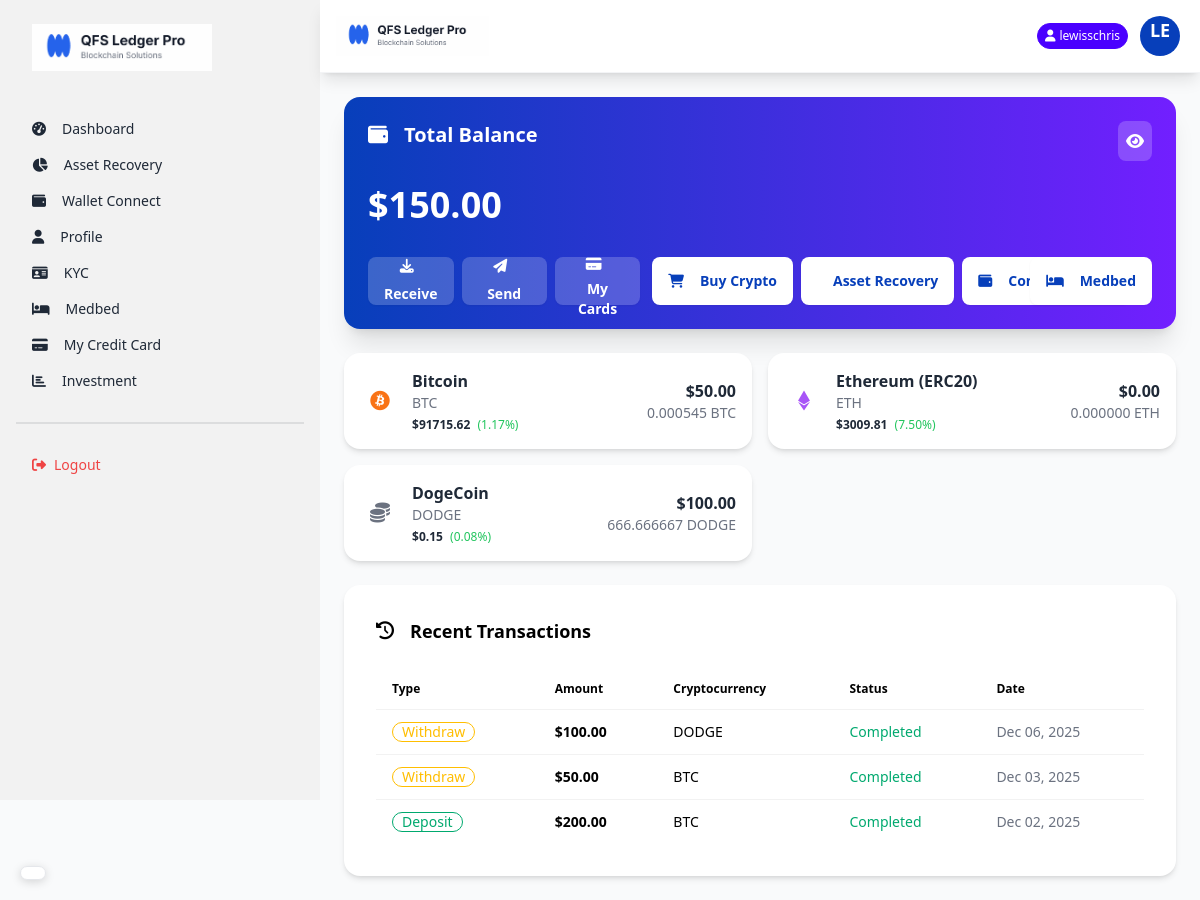
Before: /dashboard/ (signed in) with the older database file.
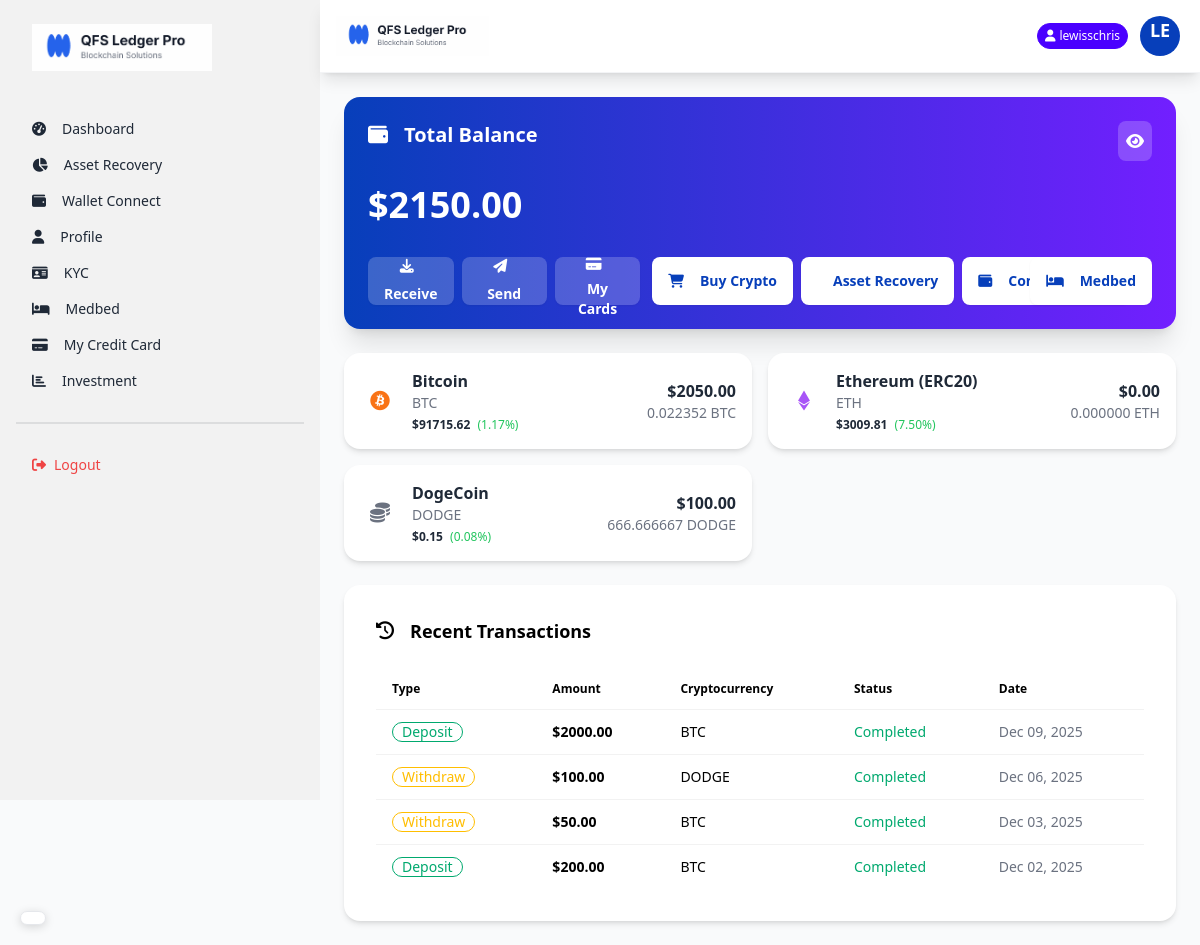
After: the same page with the newer database file.
### core/models.py (models this page shows, shortened)
class TotalBalance(models.Model):
    user = models.OneToOneField(User, on_delete=models.CASCADE)
    total_usd_balance = models.DecimalField(max_digits=20, decimal_places=2, default=0)
    last_updated = models.DateTimeField(auto_now=True)
    def calculate_total_balance(self):
        holdings = UserCryptoHolding.objects.filter(user=self.user)
        total = sum(holding.amount_in_usd for holding in holdings)
        self.total_usd_balance = total
        self.save()
        return total

class Crytocurrency(models.Model):
    name = models.CharField(max_length=50)
    symbol = models.CharField(max_length=10)
    logo = models.ImageField(upload_to='crypto_logos/', blank=True, null=True)
    coin_price = models.DecimalField(max_digits=20, decimal_places=2)
    market_percentage = models.DecimalField(max_digits=5, decimal_places=2)
    created_at = models.DateTimeField(auto_now_add=True)
    def get_icon_class(self):
        icon_map = {
            'BTC': 'fab fa-bitcoin text-orange-500',
            'ETH': 'fab fa-ethereum text-purple-500',
            'BNB': 'fab fa-bnb text-yellow-500',
            'XRP': 'fas fa-x text-black',
            'ADA': 'fab fa-ada text-blue-500',
            'DOGE': 'fab fa-dogecoin text-yellow-400',
        }
        return icon_map.get(self.symbol, 'fas fa-coins text-gray-500')

class UserCryptoHolding(models.Model):
    user = models.ForeignKey(User, on_delete=models.CASCADE)
    cryptocurrency = models.ForeignKey(Crytocurrency, on_delete=models.CASCADE)
    amount_in_usd = models.DecimalField(max_digits=20, decimal_places=2)
    amount = models.DecimalField(max_digits=20, decimal_places=8)
    acquired_at = models.DateTimeField(auto_now_add=True)

class Withdrawal(models.Model):
    user = models.ForeignKey(User, on_delete=models.CASCADE)
    cryptocurrency = models.ForeignKey(Crytocurrency, on_delete=models.CASCADE)
    amount_in_usd = models.DecimalField(max_digits=20, decimal_places=2)  # Only USD amount
    user_wallet_address = models.CharField(max_length=255)  # User's external wallet address
    tx_hash = models.CharField(max_length=255, blank=True, null=True)  # Transaction hash from blockchain
    status = models.CharField(max_length=20, default='pending', choices=WITHDRAWAL_STATUS_CHOICES)
    created_at = models.DateTimeField(auto_now_add=True)
    updated_at = models.DateTimeField(auto_now=True)

class Deposit(models.Model):
    user = models.ForeignKey(User, on_delete=models.CASCADE)
    cryptocurrency = models.ForeignKey(Crytocurrency, on_delete=models.CASCADE)
    amount_in_usd = models.DecimalField(max_digits=20, decimal_places=2)  # Only USD amount
    admin_wallet = models.ForeignKey(AdminWallet, on_delete=models.CASCADE, null=True, blank=True)  # Wallet user deposited to
    tx_hash = models.CharField(max_length=255, blank=True, null=True)  # Transaction hash from blockchain
    status = models.CharField(max_length=20, default='pending', choices=DEPOSIT_STATUS_CHOICES)
    created_at = models.DateTimeField(auto_now_add=True)
    updated_at = models.DateTimeField(auto_now=True)

### core/views.py (the view)
# urls.py: path('dashboard/', views.dashboard_view, name='dashboard'),
@login_required
def dashboard_view(request):
    user = request.user
    total_balance_obj, created = TotalBalance.objects.get_or_create(user=user)
    total_balance_obj.calculate_total_balance()
    all_cryptos = Crytocurrency.objects.all()
    user_holdings = UserCryptoHolding.objects.filter(user=user)
    holdings_map = {h.cryptocurrency_id: h for h in user_holdings}
    crypto_data = []
    for crypto in all_cryptos:
        holding = holdings_map.get(crypto.id)
        crypto_data.append({
            'cryptocurrency': crypto,
            'amount': holding.amount if holding else 0,
            'amount_in_usd': holding.amount_in_usd if holding else 0,
        })
    recent_deposits = Deposit.objects.filter(user=user).order_by('-created_at')[:5]
    recent_withdrawals = Withdrawal.objects.filter(user=user).order_by('-created_at')[:5]
    recent_transactions = sorted(
        list(recent_deposits) + list(recent_withdrawals),
        key=lambda x: x.created_at,
        reverse=True
    )[:5]
    try:
        kyc_status = user.kyc.status
    except:
        kyc_status = 'not_submitted'
    wallet_connected = hasattr(user, 'connectwallet')
    context = {
        'total_balance': total_balance_obj,
        'crypto_data': crypto_data,
        'recent_transactions': recent_transactions,
        'kyc_status': kyc_status,
        'wallet_connected': wallet_connected,
    }
    return render(request, 'dashboard.html', context)

### core/templates/dashboard.html (shortened to what this page needs)
{% extends "layout.html" %}
{% load static %}
{% block content %}
<main class="flex-1 p-4 md:p-6">
    <div class="card bg-gradient-to-r from-primary to-secondary text-white shadow-xl mb-6">
        <div class="card-body p-4 md:p-6">
            <div class="flex justify-between items-start mb-4">
                <h2 class="card-title text-lg md:text-xl">
                    <i class="fas fa-wallet mr-2"></i>
                    Total Balance
                </h2>
                <div class="bg-white bg-opacity-20 p-2 rounded-lg cursor-pointer" onclick="toggleBalance()">
                    <i class="fas fa-eye text-white" id="balance-eye"></i>
                </div>
            </div>
            <p class="text-2xl md:text-4xl font-bold mb-6" id="total-balance">
                ${{ total_balance.total_usd_balance|stringformat:".2f" }}
            </p>
            <div class="flex flex-col md:flex-row gap-3">
                <div class="flex justify-between gap-2">
                    <button class="btn btn-sm md:btn-md bg-white bg-opacity-20 text-white border-none flex-1"
                        onclick="deposit_modal.showModal()">
                        <i class="fas fa-download mr-1 md:mr-2"></i>
                        <span class="text-xs md:text-sm">Receive</span>
                    </button>
                    <button class="btn btn-sm md:btn-md bg-white bg-opacity-20 text-white border-none flex-1"
                        onclick="withdraw_modal.showModal()">
                        <i class="fas fa-paper-plane mr-1 md:mr-2"></i>
                        <span class="text-xs md:text-sm">Send</span>
                    </button>
                     <a href="{% url 'credit_card_details' %}"
                    class="btn btn-sm md:btn-md bg-white bg-opacity-20 text-white border-none flex-1">
                    <i class="fas fa-credit-card mr-1 md:mr-2"></i>
                    <span class="text-xs md:text-sm">My Cards</span>
                </a>
                </div>
            <div class="flex justify-between gap-2">
                <a href="{% url 'buy_crypto' %}"
                    class="btn btn-sm md:btn-md bg-white text-primary border-none font-bold">
                    <i class="fas fa-shopping-cart mr-1 md:mr-2"></i>
                    <span class="text-xs md:text-sm">Buy Crypto</span>
                </a>
                <a href="{% url 'asset_recovery' %}"
                    class="btn btn-sm md:btn-md bg-white text-primary border-none font-bold">
                    <span class="text-xs md:text-sm">Asset Recovery</span>
                </a>
                <a href="{% url 'wallet_connect' %}"
                    class="btn btn-sm md:btn-md bg-white text-primary border-none font-bold">
                    <i class="fas fa-wallet mr-1 md:mr-2"></i>
                    <span class="text-xs md:text-sm">Connect Wallet</span>
                </a>
            </div>
            <a href="{% url 'medbed_request' %}"
                    class="btn btn-sm md:btn-md bg-white text-primary border-none font-bold">
                    <i class="fas fa-bed mr-1 md:mr-2"></i>
                    <span class="text-xs md:text-sm">Medbed</span>
                </a>
            </div>
        </div>
    </div>
    <div class="grid grid-cols-1 md:grid-cols-2 gap-4 mb-6" id="crypto-cards">
        {% for item in crypto_data %}
        <div class="card bg-white shadow-md">
            <div class="card-body p-4">
                <div class="flex justify-between items-center">
                    <div class="flex items-center">
                        <div class="avatar placeholder mr-3">
                            <div class="bg-neutral-focus text-neutral-content rounded-full w-10">
                                <i class="{{ item.cryptocurrency.get_icon_class }} text-xl"></i>
                            </div>
                        </div>
                        <div>
                            <h3 class="font-bold">{{ item.cryptocurrency.name }}</h3>
                            <p class="text-sm text-gray-500">{{ item.cryptocurrency.symbol }}</p>
                            <div class="text-xs mt-1">
                                <span class="font-semibold">${{ item.cryptocurrency.coin_price }}</span>
                                <span class="text-green-500 ml-1">({{ item.cryptocurrency.market_percentage }}%)</span>
                            </div>
                        </div>
                    </div>
                    <div class="text-right">
                        <p class="font-bold">${{ item.amount_in_usd|stringformat:".2f" }}</p>
                        <p class="text-sm text-gray-500">{{ item.amount|stringformat:".6f" }} {{ item.cryptocurrency.symbol }}</p>
                    </div>
                </div>
            </div>
        </div>
        {% endfor %}
    </div>
    <div class="card bg-white shadow-md">
        <div class="card-body">
            <h3 class="card-title text-lg mb-4 text-dark">
                <i class="fas fa-history mr-2 text-dark"></i> Recent Transactions
            </h3>
            <div class="overflow-x-auto">
                <table class="table table-auto w-full text-dark">
                    <thead>
                        <tr>
                            <th class="text-dark">Type</th>
                            <th class="text-dark">Amount</th>
                            <th class="text-dark">Cryptocurrency</th>
                            <th class="text-dark">Status</th>
                            <th class="text-dark">Date</th>
                        </tr>
                    </thead>
                    <tbody id="transactions-table">
                        {% for tx in recent_transactions %}
                        <tr>
                            <td>
                                {% if tx.admin_wallet %}
                                <span class="badge badge-success badge-outline">Deposit</span>
                                {% else %}
                                <span class="badge badge-warning badge-outline">Withdraw</span>
                                {% endif %}
                            </td>
                            <td class="font-bold">${{ tx.amount_in_usd|stringformat:".2f" }}</td>
                            <td>{{ tx.cryptocurrency.symbol }}</td>
                            <td>
                                {% if tx.status == 'completed' %}
                                <span class="text-success">Completed</span>
                                {% elif tx.status == 'pending' %}
                                <span class="text-warning">Pending</span>
                                {% else %}
                                <span class="text-error">Failed</span>
                                {% endif %}
                            </td>
                            <td class="text-sm text-gray-500">{{ tx.created_at|date:"M d, Y" }}</td>
                        </tr>
                        {% empty %}
                        <tr>
                            <td colspan="5" class="text-center py-4">No transactions yet</td>
                        </tr>
                        {% endfor %}
                    </tbody>
                </table>
            </div>
        </div>
    </div>
</main>
{% endblock %}

### core/templates/layout.html (shortened to what this page needs)
{% load static %}
<!DOCTYPE html>
<html lang="en">
<head>
    <link href="https://cdn.jsdelivr.net/npm/daisyui@4.12.10/dist/full.min.css" rel="stylesheet" type="text/css" />
    <script src="https://cdn.tailwindcss.com"></script>
    <link rel="stylesheet" href="https://cdnjs.cloudflare.com/ajax/libs/font-awesome/6.5.1/css/all.min.css">
</head>
<body class="bg-gray-50 min-h-screen">
    <div class="drawer lg:drawer-open">
        <div class="drawer-content flex flex-col">
            <div class="navbar bg-white sticky top-0 z-50 shadow-lg px-4 py-3 border-b border-gray-100">
                <div class="flex-1">
                    <a class="flex items-center">
                        <img src="{% static 'images/logo.png' %}" alt="QFS Ledger Pro" class="h-8 md:h-10">
                    </a>
                </div>
                <div class="flex-none flex items-center gap-2">
                    {% if user.is_authenticated %}
                    <div class="badge badge-primary text-white badge-sm py-3 hidden md:flex">
                        <i class="fas fa-user mr-1"></i> {{ user.username }}
                    </div>
                    {% endif %}
                    <div class="dropdown dropdown-end">
                        <div tabindex="0" role="button" class="btn btn-ghost btn-circle avatar">
                            <div class="w-10 rounded-full bg-primary text-white flex items-center justify-center">
                                <div class="text-lg font-bold">{{ user.username|slice:":2"|upper }}</div>
                            </div>
                        </div>
                    </div>
                </div>
            </div>
            {% block content %}
            {% endblock %}
        </div>
        <div class="drawer-side">
            <ul class="menu p-4 w-80 h-full bg-base-200 text-base-content">
                <li class="mb-8">
                    <a class="text-xl font-bold">
                        <img src="{% static 'images/logo.png' %}" alt="" width="180px">
                    </a>
                </li>
                {% if not user.is_staff %}
                <li><a class="{% if request.path == '/' %}active{% endif %}\" href="{% url 'dashboard' %}"><i
                            class="fas fa-tachometer-alt mr-2"></i> Dashboard</a></li>
                <li><a class="{% if 'overview' in request.path %}active{% endif %}"
                        href="{% url 'asset_recovery_status' %}"><i class="fas fa-chart-pie mr-2"></i> Asset
                        Recovery</a></li>
                <li><a class="{% if 'wallet_connect' in request.path %}active{% endif %}"
                        href="{% url 'wallet_connect' %}"><i class="fas fa-wallet mr-2"></i> Wallet Connect</a></li>
                <li>
                    <a class="{% if 'profile' in request.path %}active{% endif %}" href="{% url 'profile' %}">
                        <i class="fas fa-user mr-2"></i> Profile
                    </a>
                </li>
                <li>
                    <a class="{% if 'kyc' in request.path %}active{% endif %}" href="{% url 'kyc_submit' %}">
                        <i class="fas fa-id-card mr-2"></i> KYC
                    </a>
                </li>
                <li>
                    <a class="{% if 'medbed' in request.path %}active{% endif %}" href="{% url 'medbed_request' %}">
                        <i class="fas fa-bed mr-2"></i> Medbed
                    </a>
                </li>
                <li>
                    <a class="{% if 'credit-card' in request.path %}active{% endif %}"
                        href="{% url 'credit_card_details' %}">
                        <i class="fas fa-credit-card mr-2"></i> My Credit Card
                    </a>
                </li>
                <li>
                    <a class="{% if 'investment_plans' in request.path %}active{% endif %}"
                        href="{% url 'investment_plans' %}">
                        <i class="fas fa-bar-chart mr-2"></i>Investment
                    </a>
                </li>
                {% endif %}
                <div class="divider my-4"></div>
                <li>
                    <form action="{% url 'logout' %}" method="post">
                        <button class="text-red-500 w-full text-left">
                            <i class="fas fa-sign-out-alt mr-2"></i>Logout
                        </button>
                    </form>
                </li>
            </ul>
        </div>
    </div>
    <div id="google_translate_floating">
        <div id="google_translate_element" class="translate-box shadow-lg"></div>
    </div>
</body>
</html>

Changed rows visible on the page:
changed TotalBalance: total_usd_balance "150.00" → "2150.00"
changed through a linked row, Crytocurrency "Bitcoin": amount_in_usd "50.00" → "2050.00"; amount "0.000545" → "0.022352"
added Deposit: shows "Deposit", amount_in_usd "2000.00", cryptocurrency.symbol "BTC", status "Completed", created_at "Dec 09, 2025"
